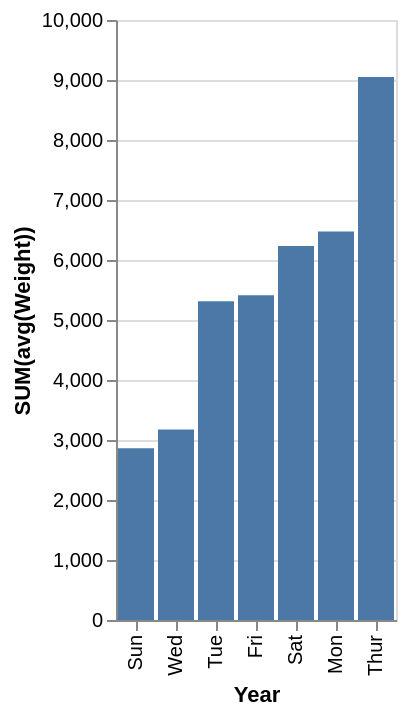

Specify this chart in Vega-Lite:
### Vega-Lite specification from a JSON file in a GitHub repository (floating-point values rounded to 4 significant figures)
{"data": {"values": [{"x_data": "Mon", "y_data": 6474}, {"x_data": "Tue", "y_data": 5313}, {"x_data": "Wed", "y_data": 3176}, {"x_data": "Thur", "y_data": 9051}, {"x_data": "Fri", "y_data": 5413}, {"x_data": "Sat", "y_data": 6234}, {"x_data": "Sun", "y_data": 2861}]}, "mark": "bar", "encoding": {"x": {"field": "x_data", "type": "nominal", "title": "Year", "sort": {"op": "sum", "field": "y_data", "order": "ascending"}}, "y": {"field": "y_data", "type": "quantitative", "title": "SUM(avg(Weight))"}}}
